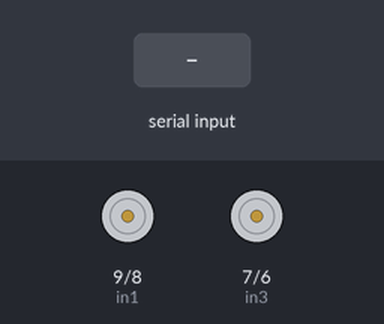
Bench run of a sketch on a simulated Arduino Uno, built with avr-gcc and run on an emulated ATmega328P. Shown: motor-driver pin pairs drawn as motors (green arrow = first pin HIGH = forward, orange = second pin HIGH = backward, longer = more drive, scaled by the enable pin). Inputs (shaded band) come from the test bench.

Above: at 1.2 s.
1.3 s: "90,45\n" received over Serial
At 1.7 s:
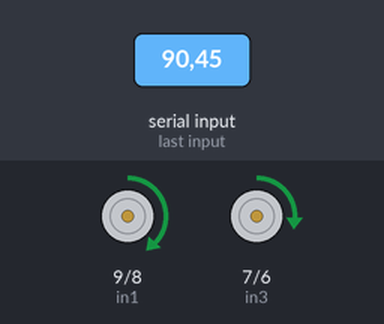
2.8 s: "30,150\n" received over Serial
At 4.0 s:
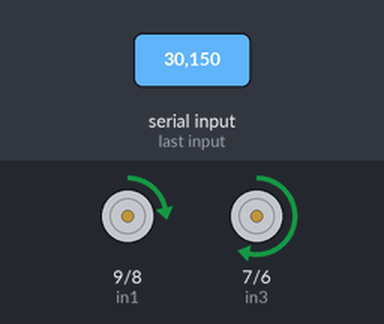
4.3 s: "5\n" received over Serial
At 5.1 s:
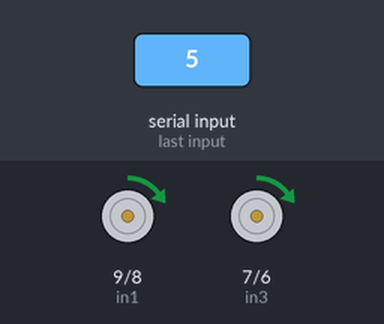
5.8 s: "90\n" received over Serial
At 6.2 s:
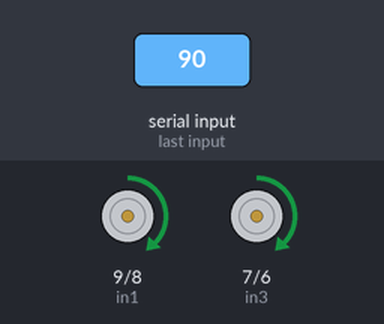
7.3 s: "200\n" received over Serial
At 8.5 s:
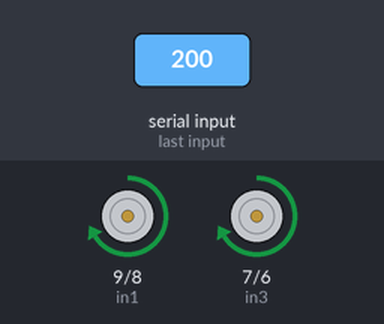
8.8 s: "1,90\n" received over Serial
At 9.8 s:
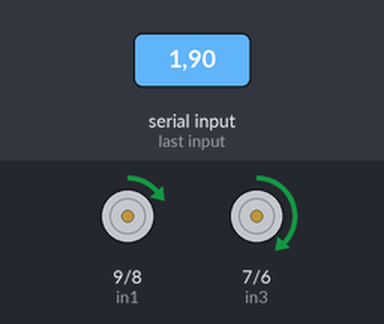
Timing chart, 0 to 11.3 s (numbered marks = the images above; inputs shaded):
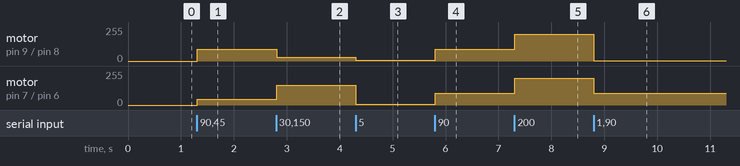

The sketch:

joystick-motor-driver.ino
```cpp
// Define motor control pins
const int enA = 10; // Enable pin for Motor A
const int in1 = 9;  // Control pin 1 for Motor A
const int in2 = 8;  // Control pin 2 for Motor A
const int enB = 5;  // Enable pin for Motor B
const int in3 = 7;  // Control pin 1 for Motor B
const int in4 = 6;  // Control pin 2 for Motor B

void setup() {
  // Initialize motor control pins
  pinMode(enA, OUTPUT);
  pinMode(in1, OUTPUT);
  pinMode(in2, OUTPUT);
  pinMode(enB, OUTPUT);
  pinMode(in3, OUTPUT);
  pinMode(in4, OUTPUT);

  Serial.begin(9600); // Initialize serial communication
}

void loop() {
  if (Serial.available() > 0) {
    // Read the incoming string until newline character
    String data = Serial.readStringUntil('\n');

    // Split the data into two parts (motor A speed and motor B speed)
    int commaIndex = data.indexOf(',');
    String motorASpeedStr = data.substring(0, commaIndex);
    String motorBSpeedStr = data.substring(commaIndex + 1);

    // Convert string to integer values
    int motorASpeed = motorASpeedStr.toInt();
    int motorBSpeed = motorBSpeedStr.toInt();

    // Control motor A
    if (motorASpeed >= 0) {
      digitalWrite(in1, HIGH);
      digitalWrite(in2, LOW);
    } else {
      digitalWrite(in1, LOW);
      digitalWrite(in2, HIGH);
    }
    analogWrite(enA, abs(motorASpeed));

    // Control motor B
    if (motorBSpeed >= 0) {
      digitalWrite(in3, HIGH);
      digitalWrite(in4, LOW);
    } else {
      digitalWrite(in3, LOW);
      digitalWrite(in4, HIGH);
    }
    analogWrite(enB, abs(motorBSpeed));
  }
}
```

Measured:
- after the input at 1.3 s, motor on pin 9 (in1) / pin 8 (in2): stopped → forward 90/255 at once; motor on pin 7 (in3) / pin 6 (in4): stopped → forward 45/255 at once
- after the input at 2.8 s, motor on pin 9 (in1) / pin 8 (in2): forward 90/255 → forward 30/255 at once; motor on pin 7 (in3) / pin 6 (in4): forward 45/255 → forward 150/255 at once
- after the input at 4.3 s, motor on pin 9 (in1) / pin 8 (in2): forward 30/255 → forward 5/255 at once; motor on pin 7 (in3) / pin 6 (in4): forward 150/255 → forward 5/255 at once
- after the input at 5.8 s, motor on pin 9 (in1) / pin 8 (in2), motor on pin 7 (in3) / pin 6 (in4): forward 5/255 → forward 90/255 at once
- after the input at 7.3 s, motor on pin 9 (in1) / pin 8 (in2), motor on pin 7 (in3) / pin 6 (in4): forward 90/255 → forward 200/255 at once
- after the input at 8.8 s, motor on pin 9 (in1) / pin 8 (in2): forward 200/255 → forward 1/255 at once; motor on pin 7 (in3) / pin 6 (in4): forward 200/255 → forward 90/255 at once
